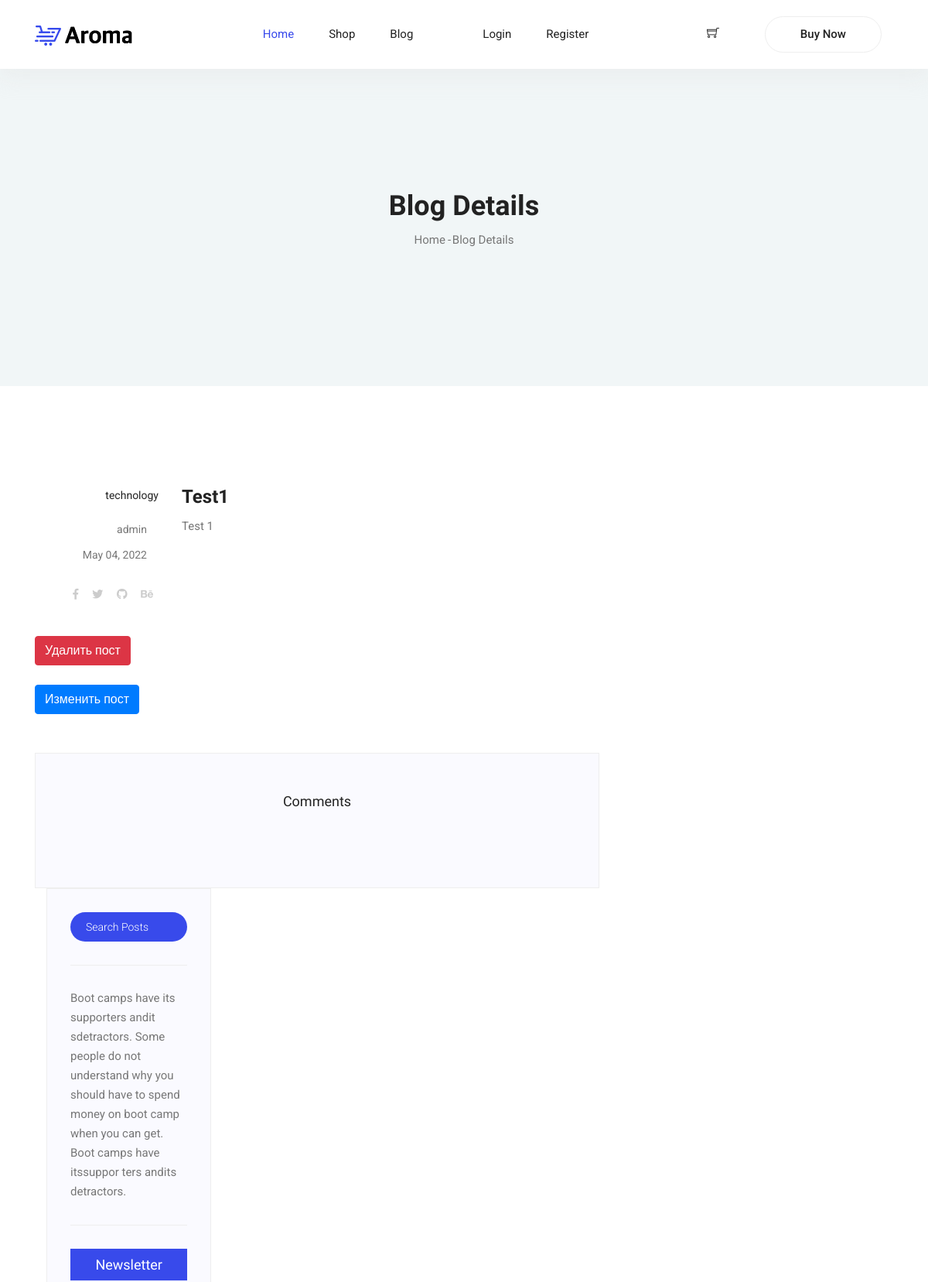
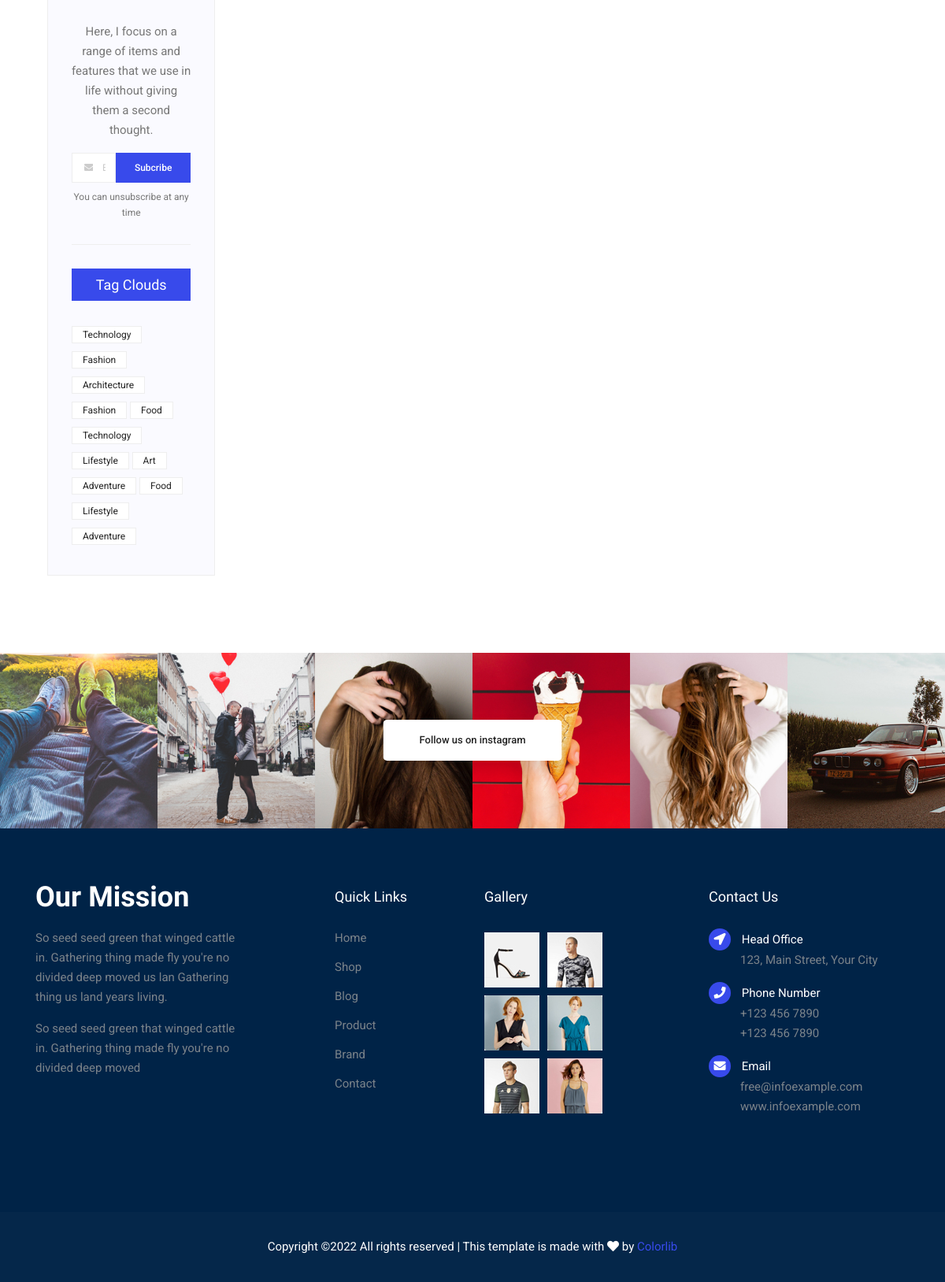
Screenshot of /blog/post/3 with the database file from the repository (2 pictures, top to bottom).
### blog/models.py (models this page shows, shortened)
class Blog(models.Model):
    tags_choice = (
        ('all', 'all'), ('technology', 'Technology'), ('food', 'Food'), ('fashion', 'Fashion')
    )
    user = models.ForeignKey(User, on_delete=models.CASCADE)
    title = models.CharField(max_length=150, null=False)
    content = models.TextField(null=False)
    tags = models.CharField(default='all', choices=tags_choice, max_length=20)
    published = models.DateTimeField(null = True, default=timezone.now)

### blog/views.py (the view)
# urls.py: path('post/<int:pk>', views.Blog_detail, name='blog-detail'),
def Blog_detail(request, pk):
    blog = get_object_or_404(Blog, id=pk)
    comment = Post_comment.objects.filter(post=pk)
    if request.method == "POST":
        form = CommentForm(request.POST)
        if form.is_valid():
            messages.success(request, 'Комментарий добавлен')
            form = form.save(commit=False)
            form.user = request.user
            form.post = blog
            form.save()
    else:
        form = CommentForm()
    return render(request, 'blog-detail.html', {'blog':blog, 'comment':comment, 'form':form})

### blog/forms.py
class CommentForm(ModelForm):
    class Meta:
        model = Post_comment
        fields =('theme', 'comment',)

### templates/blog-detail.html (shortened to what this page needs)
{% extends 'base.html'%}
{% load static %}
{% block content %}
	<section class="blog-banner-area" id="blog">
		<div class="container h-100">
			<div class="blog-banner">
				<div class="text-center">
					<h1>Blog Details</h1>
					<nav aria-label="breadcrumb" class="banner-breadcrumb">
            <ol class="breadcrumb">
              <li class="breadcrumb-item"><a href="#">Home</a></li>
              <li class="breadcrumb-item active" aria-current="page">Blog Details</li>
            </ol>
          </nav>
				</div>
			</div>
    </div>
	</section>
	<section class="blog_area single-post-area py-80px section-margin--small">
			<div class="container">
					<div class="row">
							<div class="col-lg-8 posts-list">
									<div class="single-post row">
											<div class="col-lg-12">
											</div>
											<div class="col-lg-3  col-md-3">
													<div class="blog_info text-right">
															<div class="post_tag">
																	<a href="#">{{blog.tags}}</a>
															</div>
															<ul class="blog_meta list">
																	<li>
																			<a href="#">{{blog.user}}
																					<i class="lnr lnr-user"></i>
																			</a>
																	</li>
																	<li>
																			<a href="#">{{blog.published|date:"M d, Y"}}
																					<i class="lnr lnr-calendar-full"></i>
																			</a>
																	</li>
															</ul>
															<ul class="social-links">
																	<li>
																			<a href="#">
																					<i class="fab fa-facebook-f"></i>
																			</a>
																	</li>
																	<li>
																			<a href="#">
																				<i class="fab fa-twitter"></i>
																			</a>
																	</li>
																	<li>
																			<a href="#">
																				<i class="fab fa-github"></i>
																			</a>
																	</li>
																	<li>
																			<a href="#">
																				<i class="fab fa-behance"></i>
																			</a>
																	</li>
															</ul>
													</div>
											</div>
											<div class="col-lg-9 col-md-9 blog_details">
													<h2>{{blog.title}}</h2>
													<p class="excert">
															{{blog.content}}
													</p>
											</div>
											<div class="col-lg-12">
													<div class="row">
															<div class="col-lg-12"><br>
																	<a href="{% url 'delete_post' blog.pk%}" class="btn btn-danger">Удалить пост</a> <br>
															</div>
															<div class="col-lg-12"><br>
																<a href="{% url 'edit-post' blog.pk%}" class="btn btn-primary">Изменить пост</a> <br>
															</div>
													</div>
											</div>
									</div>
									<div class="comments-area">
											<h4>Comments</h4>
							</div>
							<div class="col-lg-4">
									<div class="blog_right_sidebar">
											<aside class="single_sidebar_widget search_widget">
													<div class="input-group">
															<input type="text" class="form-control" placeholder="Search Posts">
													</div>
													<div class="br"></div>
											</aside>
													<p>Boot camps have its supporters andit sdetractors. Some people do not understand why you should
															have to spend money on boot camp when you can get. Boot camps have itssuppor ters andits
															detractors.
													</p>
													<div class="br"></div>
											<aside class="single-sidebar-widget newsletter_widget">
													<h4 class="widget_title">Newsletter</h4>
													<p>
															Here, I focus on a range of items and features that we use in life without giving them a second thought.
													</p>
													<div class="form-group d-flex flex-row">
															<div class="input-group">
																	<div class="input-group-prepend">
																			<div class="input-group-text">
																					<i class="fa fa-envelope" aria-hidden="true"></i>
																			</div>
																	</div>
																	<input type="text" class="form-control" id="inlineFormInputGroup" placeholder="Enter email address" onfocus="this.placeholder = ''"
																			onblur="this.placeholder = 'Enter email'">
															</div>
															<a href="#" class="bbtns">Subcribe</a>
													</div>
													<p class="text-bottom">You can unsubscribe at any time</p>
													<div class="br"></div>
											</aside>
											<aside class="single-sidebar-widget tag_cloud_widget">
													<h4 class="widget_title">Tag Clouds</h4>
													<ul class="list">
															<li>
																	<a href="#">Technology</a>
															</li>
															<li>
																	<a href="#">Fashion</a>
															</li>
															<li>
																	<a href="#">Architecture</a>
															</li>
															<li>
																	<a href="#">Fashion</a>
															</li>
															<li>
																	<a href="#">Food</a>
															</li>
															<li>
																	<a href="#">Technology</a>
															</li>
															<li>
																	<a href="#">Lifestyle</a>
															</li>
															<li>
																	<a href="#">Art</a>
															</li>
															<li>
																	<a href="#">Adventure</a>
															</li>
															<li>
																	<a href="#">Food</a>
															</li>
															<li>
																	<a href="#">Lifestyle</a>
															</li>
															<li>
																	<a href="#">Adventure</a>
															</li>
													</ul>
											</aside>
									</div>
							</div>
					</div>
			</div>
	</section>
  <section class="instagram_area">
    <div class="container box_1620">
      <div class="insta_btn">
        <a class="btn theme_btn" href="#">Follow us on instagram</a>
      </div>
      <div class="instagram_image row m0">
        <a href="#"><img src="img/instagram/ins-1.jpg" alt=""></a>
        <a href="#"><img src="img/instagram/ins-2.jpg" alt=""></a>
        <a href="#"><img src="img/instagram/ins-3.jpg" alt=""></a>
        <a href="#"><img src="img/instagram/ins-4.jpg" alt=""></a>
        <a href="#"><img src="img/instagram/ins-5.jpg" alt=""></a>
        <a href="#"><img src="img/instagram/ins-6.jpg" alt=""></a>
      </div>
    </div>
  </section>
{%endblock%}

### rows the page displays
Blog: tags "technology", user "admin", published "May 04, 2022", title "Test1", content "Test 1"
